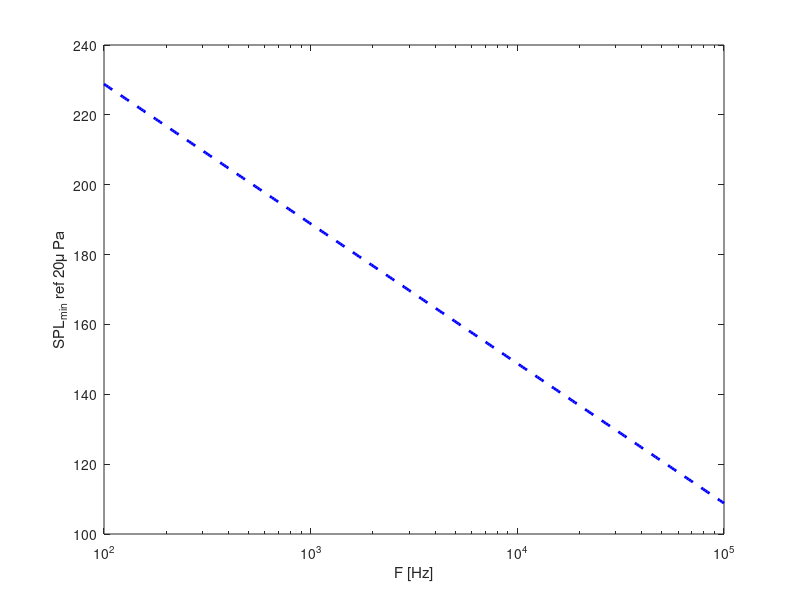

The MATLAB script that drew this image:
clear; clc; close all;

%Constants
c=343; %Sound speed, m/s
R=287; %Specific gas constant, J/Kg K
T=298; %Temperature, K
Pref=20e-6; %Reference pressure, Pa
rho_amb=1.2; %Ambient density, Kg/m3

%Parameters of the Shadowgraph apparatus
lambda=532e-9; %Wavelength of light, m
g=0.5; %Position of the 'focal plane' [m]
L=0.1; %Length of the schlieren object to be visualized

%Camera parameters
nBits=12; %Camera bit depth
Nlv=5; %Number of digitization levels accepted in the sine wave

%%
%Calculations
G=2.2244e-4 * (1+(6.37132e-8 ./ lambda).^2);
n0=1+G*rho_amb; %Baseline index of refraction

F=logspace(2,5,300);
SPLmin=20*log10((c*c*R*T)/(4*pi*pi*Pref) * (1/G) * (1./F.^2) * (n0/(L*g)) * Nlv) - 6.02*(nBits-1); %SPL as a function of frequency

%%
%Plotting
figure('Color','w')
semilogx(F,SPLmin,'b--','linewidth',2);
xlabel('F [Hz]');
ylabel('SPL_{min} ref 20\mu Pa','interpreter','tex')



